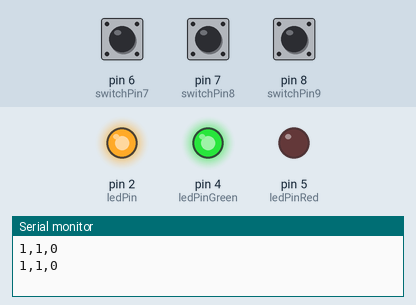
A sketch run on a simulated Arduino Uno, built with avr-gcc and run on an emulated ATmega328P. Parts: output pins drawn as LEDs (lit = HIGH), the last lines printed to the serial monitor. The inputs (shaded band) are chosen by the test bench; at power-on: pin 6 (switchPin7) HIGH, pin 7 (switchPin8) HIGH, pin 8 (switchPin9) LOW.

Above: at 3.2 s.
3.3 s: pin 6 (switchPin7) pulled LOW for 1.2 s
At 4.5 s:
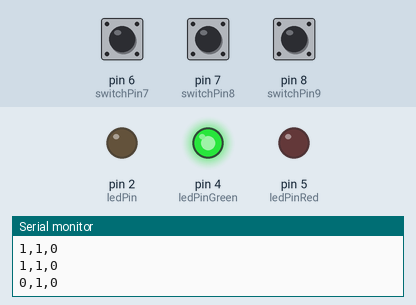
6.5 s: pin 7 (switchPin8) pulled LOW for 1.2 s
At 7.8 s:
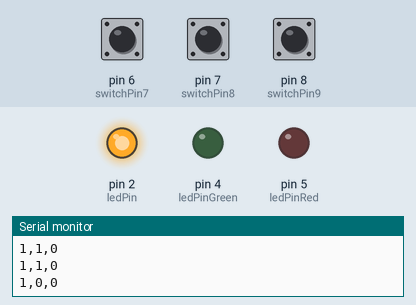
9.5 s: pin 8 (switchPin9) pulled HIGH for 1.2 s
At 10.4 s:
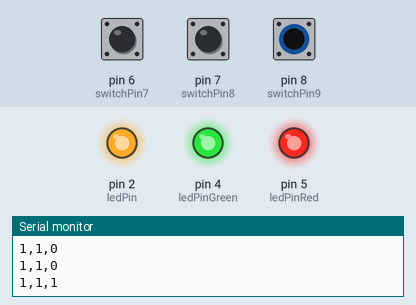
12.5 s: pin 8 (switchPin9) pulled HIGH for 3.2 s
At 17.2 s:
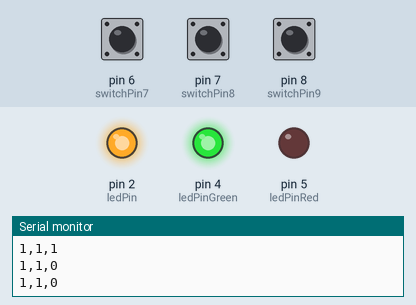
17.5 s: pin 6 (switchPin7) pulled LOW for 3.2 s
At 18.9 s:
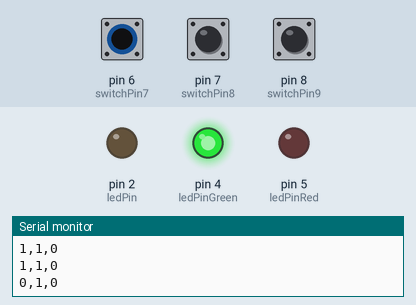
22.5 s: pin 6 (switchPin7) driven LOW and pin 8 (switchPin9) driven HIGH
At 24.0 s:
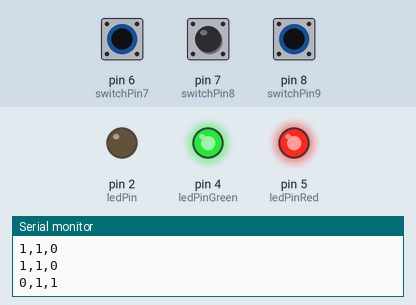
Timing chart, 0 to 25.5 s (numbered marks = the images above; inputs shaded):
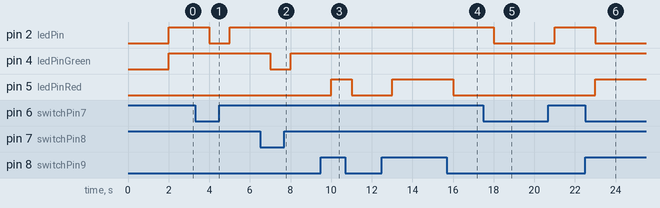

The sketch:

Door_Sensor_LED06.ino
```cpp
//Elevators//
int ledPin = 2;
int ledPinGreen = 4;
int switchPin7 = 6;
int switchPin8 = 7;
int value = 0;

int switchPushCounter = 0;
int switchState7 = 0;
int switchState8 = 0;
int switchState = 0;
int lastSwitchState7 = 0;

int lastSwitchState8 = 0;
int finalSwitchState = 0;
//Elevators//

//Stairs//
int ledPinRed = 5;
int switchPin9 = 8;

int switchPushCounter9 = 0;
int switchState9 = 0;
int lastSwitchState9 = 0;
//Stairs//

void setup() {
  Serial.flush();
  delay(2000);
  pinMode(switchPin7, INPUT);
  pinMode(switchPin8, INPUT);
  pinMode(ledPin, OUTPUT);
  pinMode(ledPinGreen, OUTPUT);
  pinMode(switchPin9, INPUT);
  pinMode(ledPinRed, OUTPUT);

  Serial.begin(9600);
}

void loop() {
//  Serial.flush();

  //ELEVATORS// E1
  switchState7 = digitalRead(switchPin7);
  switchState8 = digitalRead(switchPin8);

  if ( lastSwitchState7 != switchState7 ) {
    if ( switchState7 == 0 ) {   //both close
    }
    else {
    }
    lastSwitchState7 = switchState7;
  }
  digitalWrite(ledPin, switchState7);

  //E2
  if ( lastSwitchState8 != switchState8 ) {
    if ( switchState8 == 0 ) {   //both close
    }
    else {
    }
    lastSwitchState8 = switchState8;
  }
  digitalWrite(ledPinGreen, switchState8);
  //Elevators//

  ///--------------------

  //STAIRS//
  switchState9 = digitalRead(switchPin9);
  if (switchState9 != lastSwitchState9) {
    if (switchState9 == 0) {
    }
    else {
    }
    lastSwitchState9 = switchState9;
  }
  digitalWrite(ledPinRed, switchState9);
  //Stairs//

  Serial.print(lastSwitchState7);
  Serial.print(',');
  Serial.print(lastSwitchState8);
  Serial.print(',');
  Serial.println(lastSwitchState9);

  delay(1000);

}
```

Measured:
- after the input at 3.3 s, pin 2 (ledPin): HIGH → LOW after 0.70 s, → HIGH 1.0 s later
- after the input at 6.5 s, pin 4 (ledPinGreen): HIGH → LOW after 0.50 s, → HIGH 1.0 s later
- after the input at 9.5 s, pin 5 (ledPinRed): LOW → HIGH after 0.50 s, → LOW 1.0 s later
- after the input at 12.5 s, pin 5 (ledPinRed): LOW → HIGH after 0.50 s, → LOW 3.0 s later
- after the input at 17.5 s, pin 2 (ledPin): HIGH → LOW after 0.50 s, → HIGH 3.0 s later
- after the input at 22.5 s, pin 2 (ledPin): HIGH → LOW after 0.51 s; pin 5 (ledPinRed): LOW → HIGH after 0.51 s
